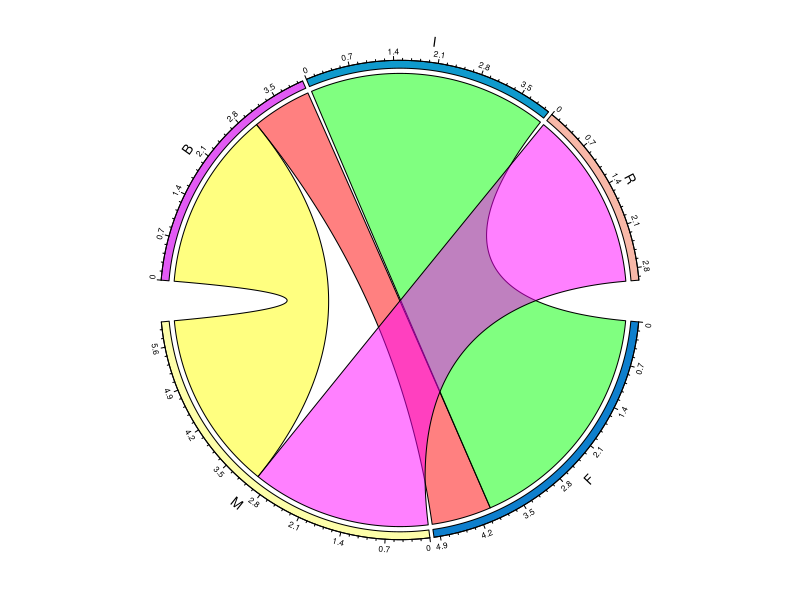
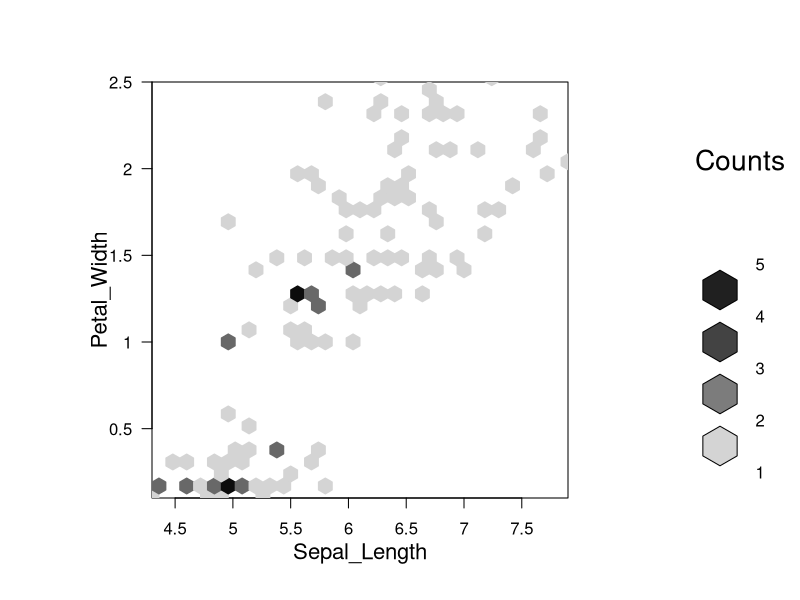
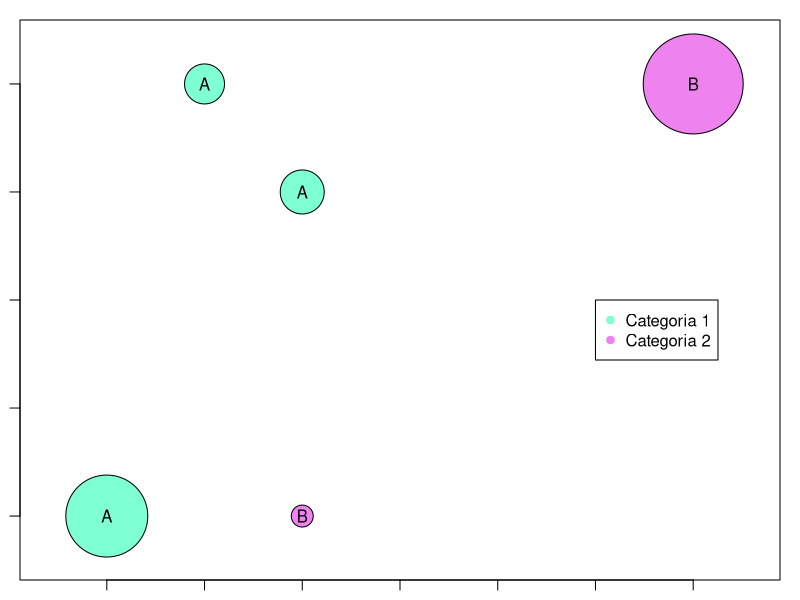
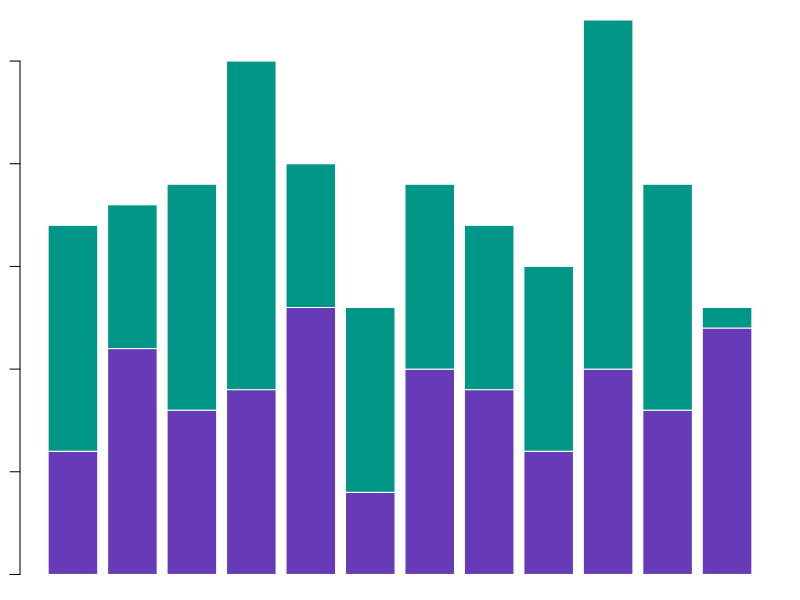
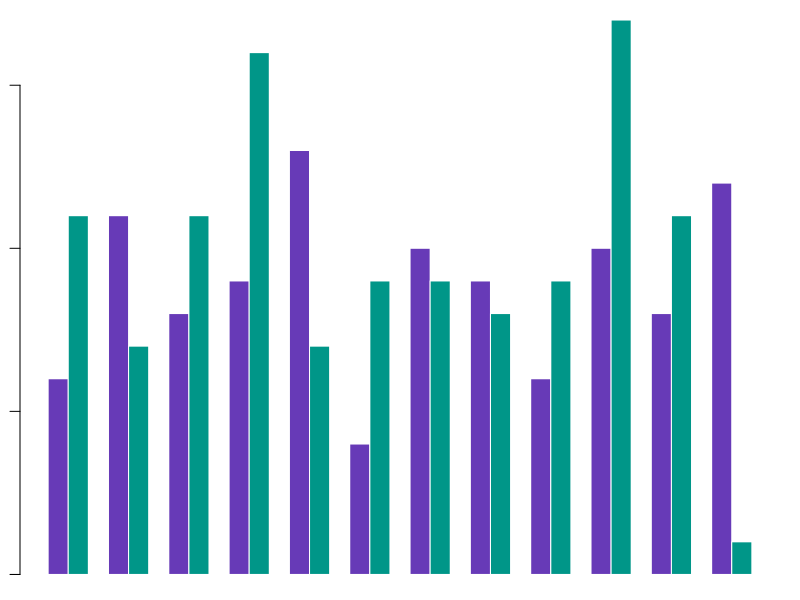
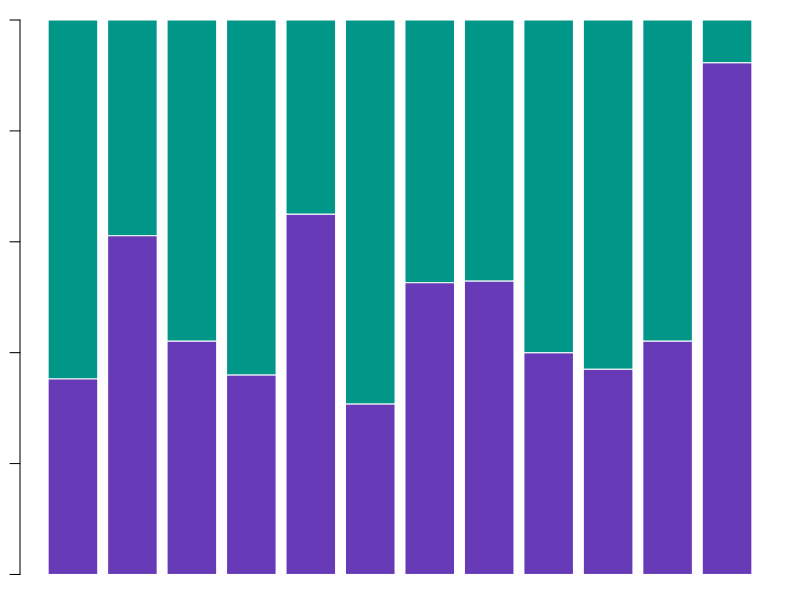
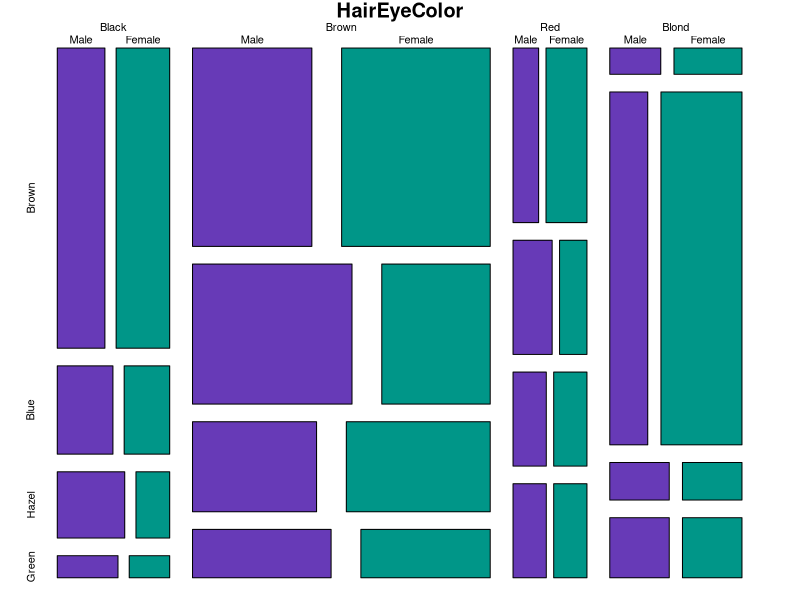
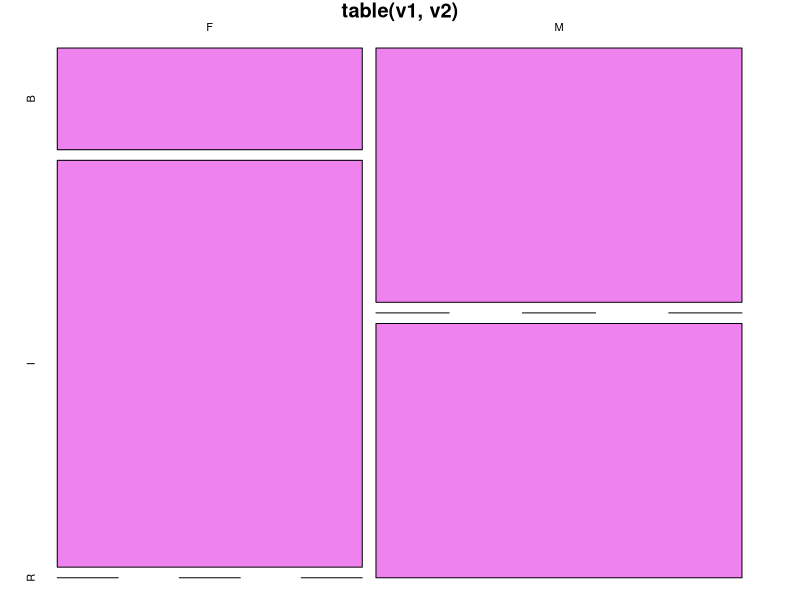

These figures' R source, in order:
# Diagrama de cordas --------------
# 1. Cria-se 2 variáveis: sexo (v1={f, m}) e opinião v2=({ruim, indiferente, bom})

install.packages("circlize")
require(circlize)

v1 <- c("F", "F", "F", "F", "M", "M", "M", "M", "M","F", "M")
v2 <- c("I", "I", "B", "I","B", "R", "B", "R","B", "I", "R" )

#length(v1)
#length(v2)

# criando um data frame com v1 e v2

m <- data.frame(table(v1,v2))
chordDiagram (m,
              col=rainbow(6),
              link.border = "black",
              grid.border = "black",
              )  #plotando

?chordDiagram


# Gráfico Hexbin ---------------------
# Interessante utilizar quando se tem muitos pontos. É visualmente melhor ver os
# pontos com escala de cores do que ver vários pontos empilhados

install.packages("hexbin")
require (hexbin)

Sepal_Length <- iris$Sepal.Length
Petal_Width <- iris$Petal.Width

hh <- hexbin (Sepal_Length, Petal_Width )
plot(hh)


# Gráfico de Bolhas -------------

x <- c(10,20,15,20,40)
y <- c(1, 4, 5, 1, 5)
z <- c(41, 22, 20, 11, 50)
rotulos <- c("A", "A", "A", "B", "B")
cor <- c("aquamarine", "aquamarine", "aquamarine", "violet", "violet")
categorias <- c("Categoria 1", "Categoria 2")

symbols (x = x, y = y, circles = z, inches = 0.5, bg = cor)

text(x, y, rotulos, cex = 1)
legend(35, 3, categorias, pch=19, cex = 1, col= c("aquamarine", "violet"))


# Gráfico de Barras --------------

ano <- c(rep(2022,12), rep(2023,12))
mes <- 1:12
ven <- rpois (24,10)
V <- rbind(ven[1:12], ven[13:24])
cores <- c("#673AB7", "#009688")   # www.materialpalette.com > busca cores hex

# Barras somadas
barplot (V, names.arg = mes, col = cores, border = F)

# Barras aninhadas
barplot (V, beside = T, names.arg = mes, col = cores, border = F)

# Barras aninhadas 100%
soma <- apply(V,2,sum) # 2 = por coluna
p <- V%*%diag(1/soma)       # multiplicação de matrizes
#dividimos cada um dos elementos pela soma
barplot (p, names.arg = mes, col = cores, border = F)


# Gráfico de Mosaico ----------

HairEyeColor
mosaicplot(HairEyeColor, col = cores)

# testando com os vetores do início do código
mosaicplot(table(v1,v2), col = "violet")


#   TESTANDO COMMIT
